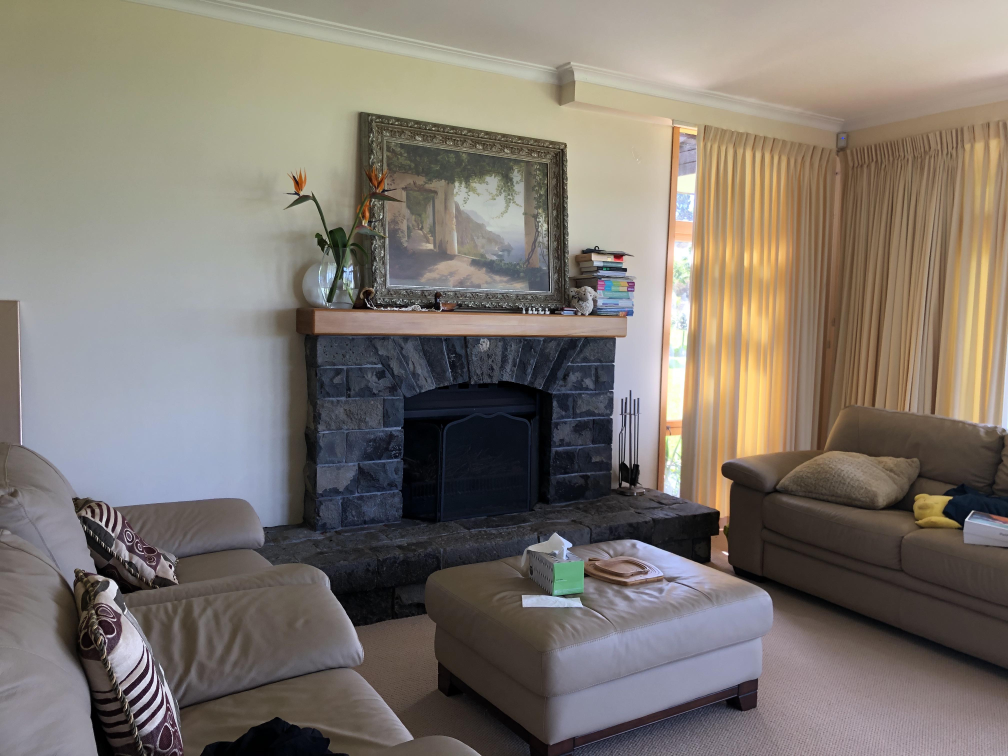
#> input picture proj5/fireplace0.jpg, 4032 x 3024 px (shown at 1/4 size)
$ jupyter execute --allow-errors 'Part A.ipynb'
#> lines starting #> are read from the running program, lines starting #| are printed output that depends on the picture
[cell 1]
import numpy as np
import skimage.io as skio
import matplotlib.pyplot as plt
import cv2 as cv

It turns out that the homography actually works better with 4 points on the surface. I unlabelled 4 other points that I had.

[cell 2]
im1 = skio.imread('./fireplace0.jpg')
#> im1 is the input picture: shape (3024, 4032, 3); mean R, G, B 127.1, 119.2, 111.1
im2 = skio.imread('./fireplace1.jpg')
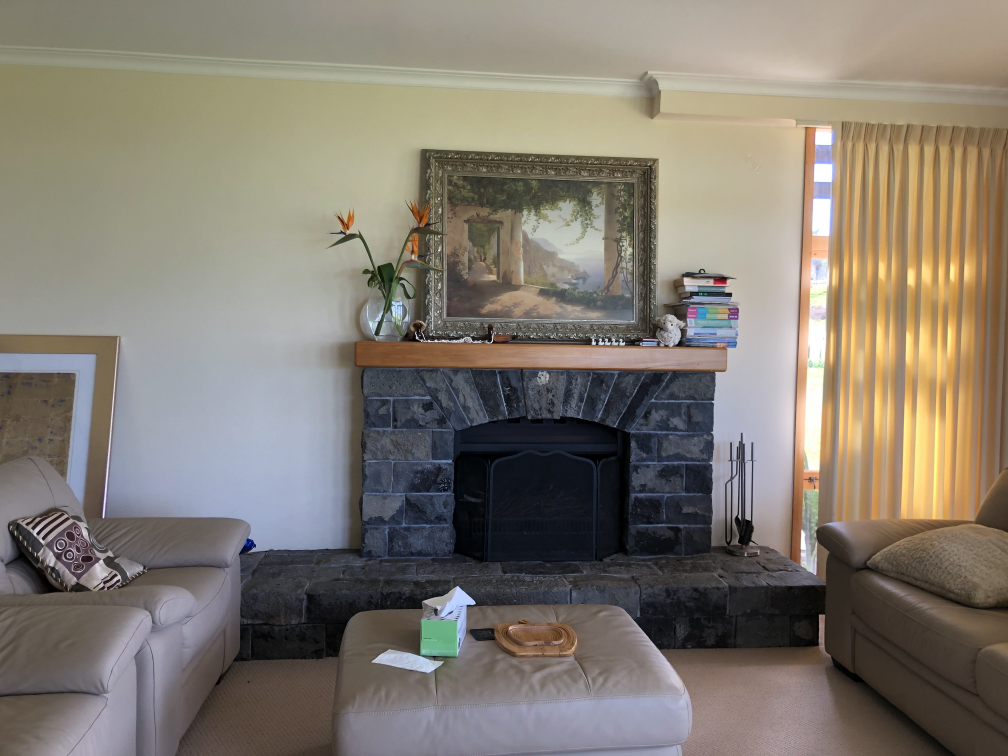
#> input picture proj5/fireplace1.jpg, 4032 x 3024 px (shown at 1/4 size)
#> im2 is the input picture: shape (3024, 4032, 3); mean R, G, B 130.4, 123, 112.5

im1_pts = np.array([[1255, 1240],
                    [2507, 1271],
                    [2441, 1974],
                    [1259, 2117],
#                     [1726, 2304],
#                     [2529, 2154],
#                     [3080, 2387],
#                     [2170, 2600]
                   ])
im2_pts = np.array([[1452, 1366],
                    [2885, 1396],
                    [2843, 2206],
                    [1443, 2225],
#                     [1421, 2453],
#                     [2476, 2428],
#                     [2725, 2772],
#                     [1353, 2843]
                   ])

plt.scatter(im1_pts[:,0], im1_pts[:,1], c='red')
plt.imshow(im1, cmap='gray')
plt.show()

plt.scatter(im2_pts[:,0], im2_pts[:,1], c='red')
plt.imshow(im2, cmap='gray')
plt.show()
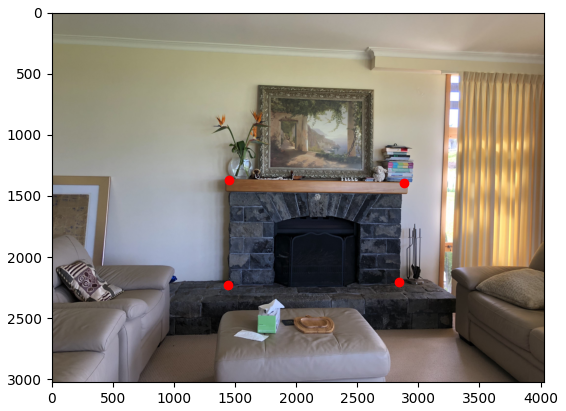
#> figure drawn by matplotlib, 1 panel

[cell 3]
"""
Defines a homography matrix s.t. im2_pts = H * im1_pts.
"""
def computeH(im1_pts, im2_pts):
    assert len(im1_pts) == len(im2_pts)
    n = len(im1_pts)
    A = []
    b = []
    for i in range(n):
        x, y = im1_pts[i]
        x2, y2 = im2_pts[i]

        ax = np.array([-x, -y, -1, 0, 0, 0, x2*x, x2*y]).T
        ay = np.array([0, 0, 0, -x, -y, -1, y2*x, y2*y]).T

        A.append(ax)
        A.append(ay)
        b.extend(np.array([[-x2], [-y2]]))

    A = np.array(A)
    b = np.array(b)
    H = np.vstack((np.linalg.lstsq(A, b, rcond=None)[0], np.array([1])))
    return np.reshape(H, (3, 3))

H = computeH(im1_pts, im2_pts)
print("H from LS: \n", H)

[cell 4]
## Test that our homography actually works ##
H_ground = cv.findHomography(im1_pts, im2_pts)[0]
in_test = np.vstack((im1_pts.T, np.ones((1, 4))))
out_test = np.matmul(H, in_test)

out_test[0] = out_test[0] / out_test[2]
out_test[1] = out_test[1] / out_test[2]
out_test = out_test[:2].T

print(out_test)
plt.scatter(im2_pts[:,0], im2_pts[:,1], c='green')
plt.scatter(out_test[:,0], out_test[:,1], c='red')
plt.imshow(im2, cmap='gray')
plt.show()

[cell 5]
def warpImage(im, H):
    h, w = im.shape[:2]
#> h = 3024; w = 4032
    indy, indx = np.indices((h, w), dtype=np.float32)
    lin_homg_ind = np.array([indx.ravel(), indy.ravel(), np.ones_like(indx).ravel()])
    # warp the coordinates of src to those of true_dst
    map_ind = H.dot(lin_homg_ind)
    map_x, map_y = map_ind[:-1]/map_ind[-1]  # ensure homogeneity
    map_x = map_x.reshape(h, w).astype(np.float32)
    map_y = map_y.reshape(h, w).astype(np.float32)
    dst = cv.remap(im, map_x, map_y, cv.INTER_LINEAR)
    return dst

warpd = warpImage(im1, np.linalg.inv(H))
skio.imshow(warpd)
skio.imsave('warp1.png', warpd)
skio.show()
skio.imshow(im2)
skio.show()
warpd = warpImage(im2, H)
#> in warpImage (call 2), `dst = cv.remap(im, map_x, map_y, cv.INTER_LINEAR)`:
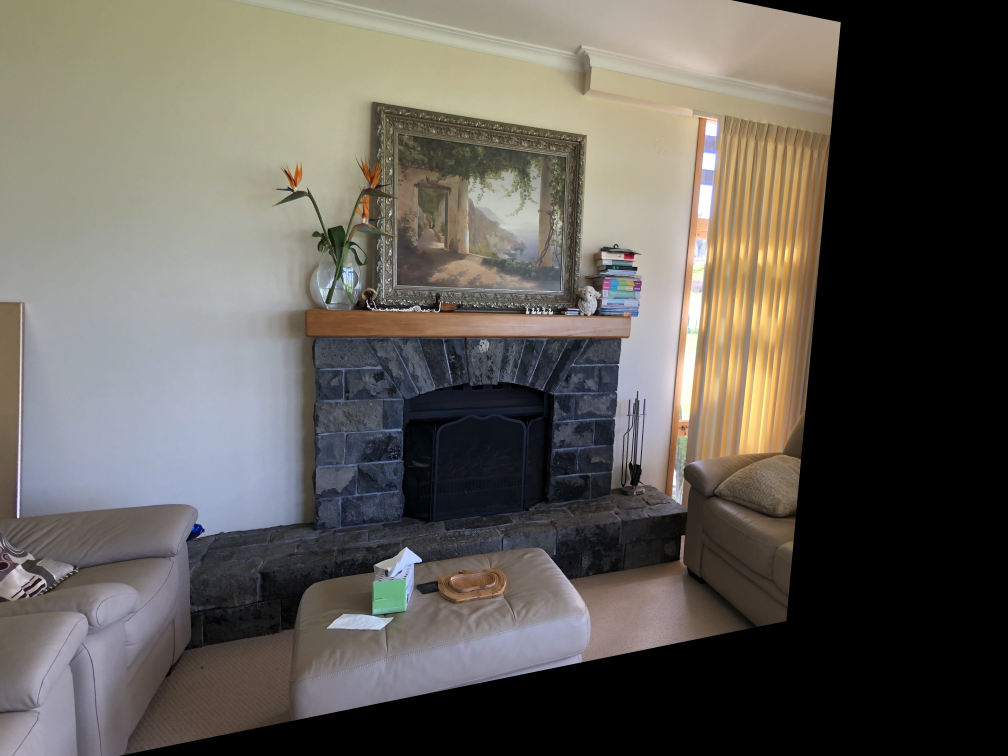
#> dst: shape (3024, 4032, 3) (shown at 1/4 size); mean R, G, B 97.8, 93.7, 87.2
skio.imshow(warpd)
skio.imsave('warp2.png', warpd)
skio.show()
skio.imshow(im1)
skio.show()

[cell 6]
sofa_pts = np.array([
            [1421, 2453],
            [2476, 2428],
            [2725, 2772],
            [1353, 2843]
                   ])

center_pts = np.array([
                [0.30, 0.30],
                [0.65, 0.30],
                [0.65, 0.65],
                [0.30, 0.65]
                ])
center_pts = np.multiply(center_pts, (im2.shape[1], im2.shape[0]))
center_pts[:,1] += 700
plt.scatter(sofa_pts[:,0], sofa_pts[:,1], c='red')
plt.imshow(im2, cmap='gray')
plt.show()

H = computeH(sofa_pts, center_pts)
warped = warpImage(im2, np.linalg.inv(H))
#> in warpImage (call 3), `map_x = map_x.reshape(h, w).astype(np.float32)`:
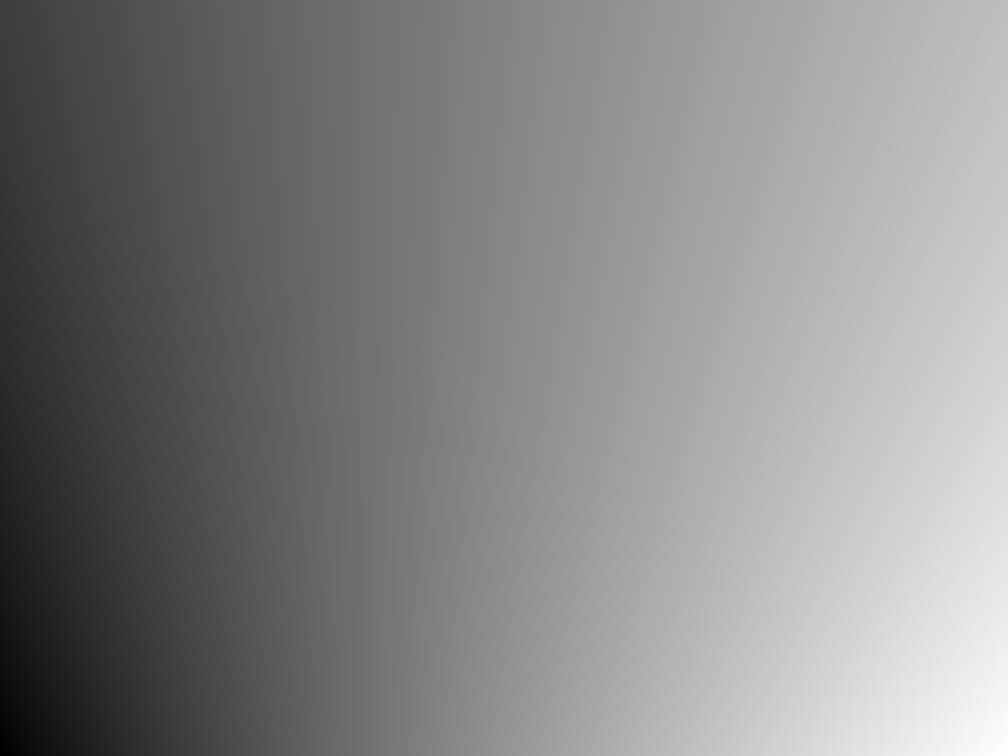
#> map_x: shape (3024, 4032) float32 (shown at 1/4 size); min -326.2, max 4069.3, mean 1990.3; drawn with min black and max white
#> in warpImage (call 3), `map_y = map_y.reshape(h, w).astype(np.float32)`:
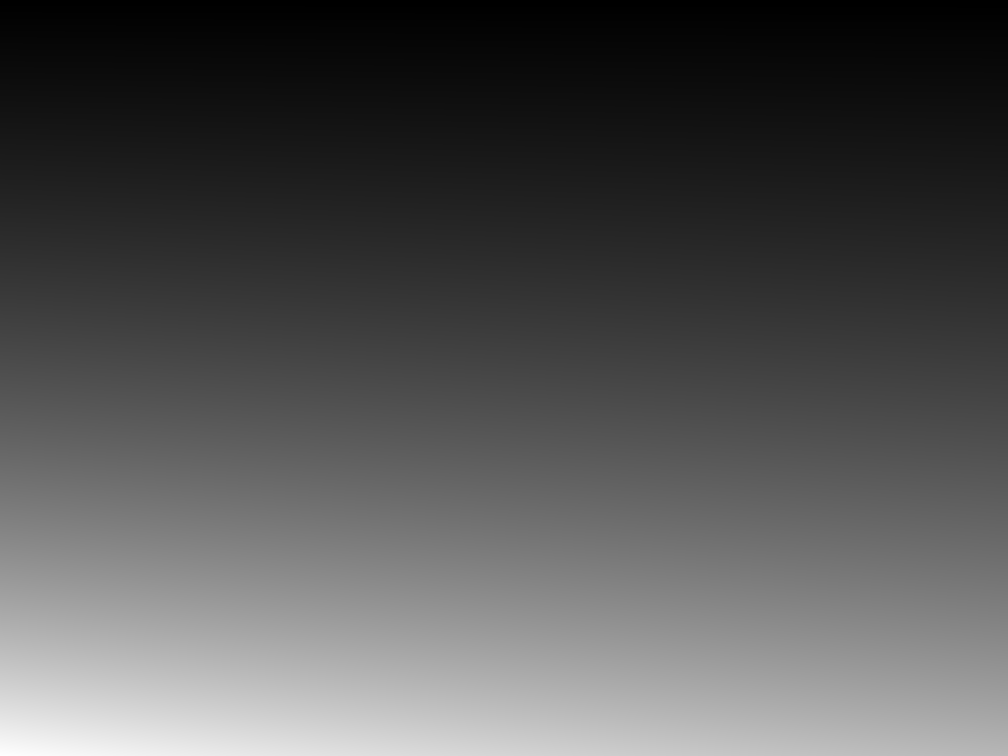
#> map_y: shape (3024, 4032) float32 (shown at 1/4 size); min 2127.8, max 3147.5, mean 2460.2; drawn with min black and max white
#> in warpImage (call 3), `dst = cv.remap(im, map_x, map_y, cv.INTER_LINEAR)`:
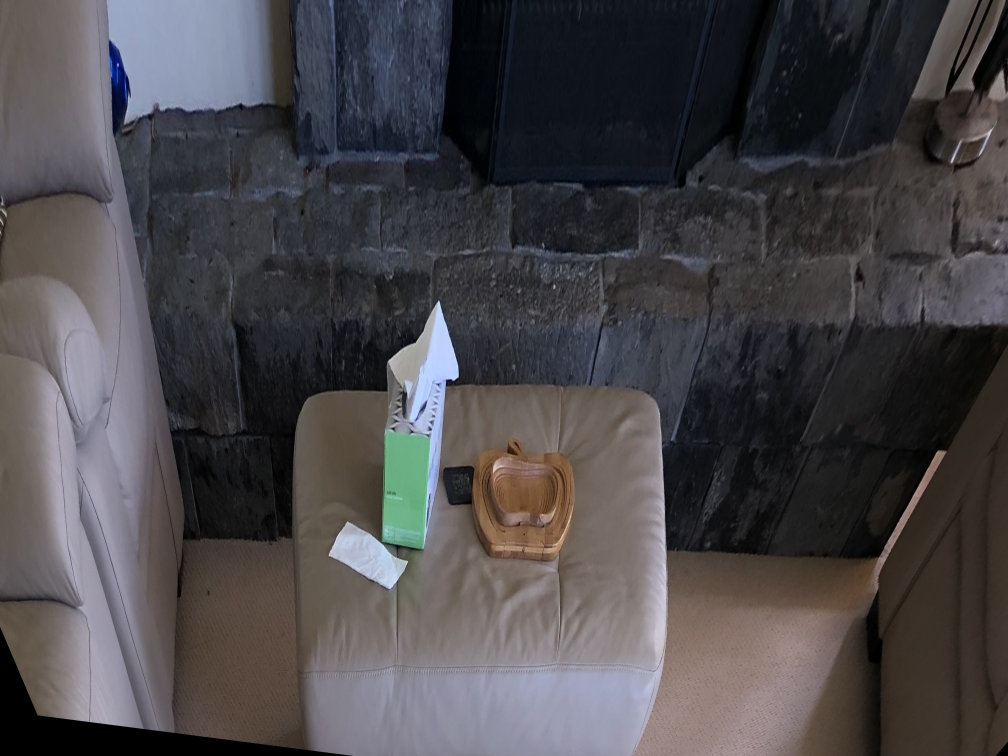
#> dst: shape (3024, 4032, 3) (shown at 1/4 size); mean R, G, B 73.8, 71, 73.9
plt.imshow(warped, cmap='gray')
plt.show()

[cell 7]
skio.imsave('project_down.png', warped)

### Mosaic projecting onto a plane. Red indicates corresponding points for left image, green for right. ###

[cell 8]
imgs = []
left_pts = np.array([
    [1608, 1499],
    [2179, 868],
    [3004, 873],
    [3370, 1669],
    [3635, 1859]
])
center_left_pts = np.array([
    [346, 1427],
    [1036, 798],
    [1856, 868],
    [2182, 1637],
    [2388, 1809]
])
center_right_pts = np.array([
    [2020, 1729],
    [2276, 836],
    [3394, 786],
    [3145, 1914]
])
right_pts = np.array([
    [143, 1682],
    [526, 696],
    [1670, 796],
    [1394, 1848]
])

#> (the rest of this cell did not finish here and is left out)

[cell 9]
## TODO Preprocessing n shit. ###
M_w = 12000
#> M_w = 12000
M_h = 6000

#> (the rest of this cell did not finish here and is left out)
